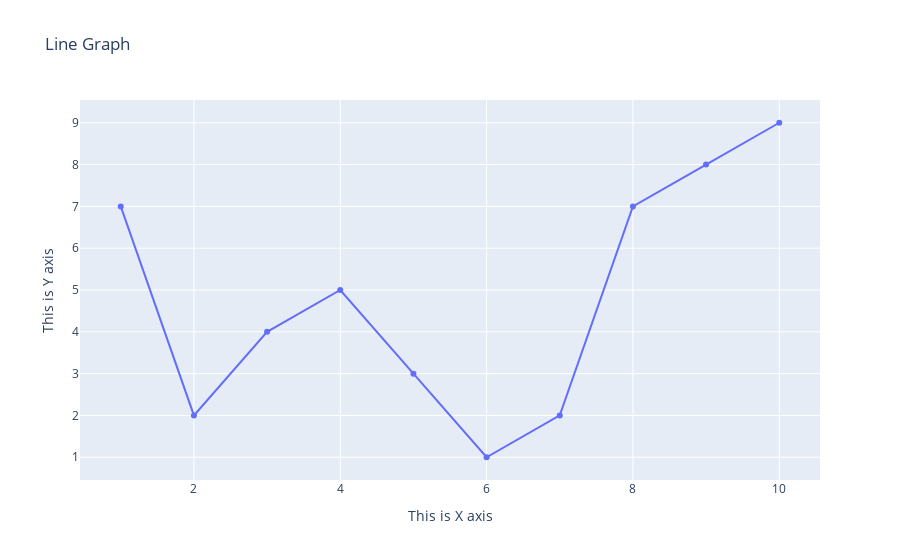

Notebook cell for this chart:
### Code cell
fig = go.Figure(go.Scatter(x=x, y=y))
fig.update_layout(title="Line Graph", xaxis_title="This is X axis", yaxis_title="This is Y axis")
fig.show()

### Figure 1 — Plotly figure (JSON) as saved in the notebook; plotly's stock layout.template omitted (floating-point values rounded to 4 significant figures)
{"data": [{"type": "scatter", "x": [1, 2, 3, 4, 5, 6, 7, 8, 9, 10], "y": [7, 2, 4, 5, 3, 1, 2, 7, 8, 9]}], "layout": {"autosize": true, "title": {"text": "Line Graph"}, "xaxis": {"autorange": true, "range": [0.4555, 10.54], "title": {"text": "This is X axis"}, "type": "linear"}, "yaxis": {"autorange": true, "range": [0.3398, 9.66], "title": {"text": "This is Y axis"}, "type": "linear"}}}
